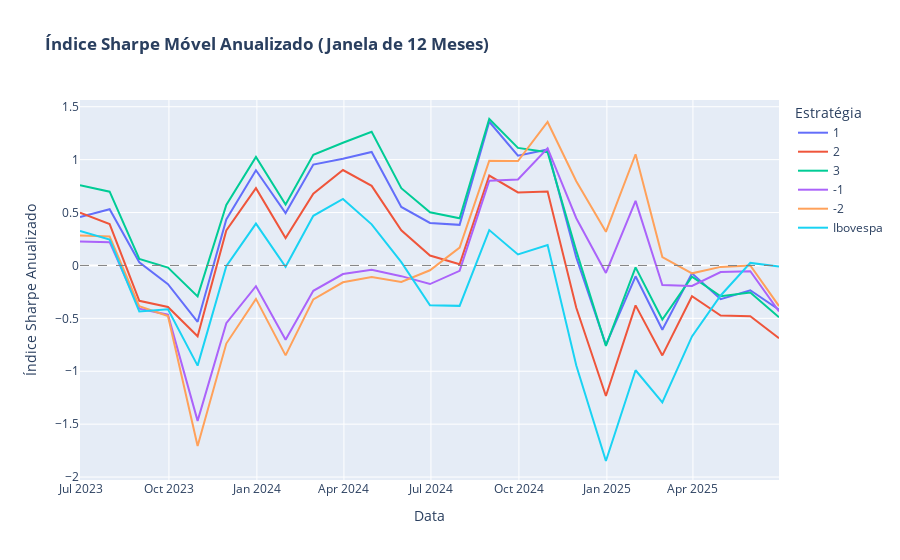

Here is the notebook cell this chart was saved with:
### Code cell
# --- 1. CÁLCULO DO SHARPE MÓVEL ---

# Define a janela de cálculo. 12 meses (1 ano) é um padrão comum.
janela_movel = 12

# Calcula a média móvel dos retornos
retornos_moveis = df_retornos.rolling(window=janela_movel).mean()

# Calcula o desvio padrão móvel (volatilidade) dos retornos
volatilidade_movel = df_retornos.rolling(window=janela_movel).std()

# Calcula o Sharpe Ratio Móvel e o anualiza para melhor interpretação
# (Multiplicamos pela raiz quadrada de 12 para anualizar)
sharpe_movel_anualizado = (retornos_moveis / volatilidade_movel) * np.sqrt(12)

# Remove os NaNs iniciais (os 11 primeiros meses não têm dados suficientes)
sharpe_movel_anualizado = sharpe_movel_anualizado.dropna()


# --- 2. PLOTAGEM DO GRÁFICO ---

print("\n--- Gráfico de Índice Sharpe Móvel (Janela de 12 Meses) ---")

fig = go.Figure()

# Adiciona uma linha para cada estratégia no DataFrame
for estrategia in sharpe_movel_anualizado.columns:
    fig.add_trace(go.Scatter(
        x=sharpe_movel_anualizado.index,    # Eixo X = Datas
        y=sharpe_movel_anualizado[estrategia], # Eixo Y = Valores do Sharpe
        mode='lines',
        name=estrategia
    ))

# Adiciona uma linha horizontal em y=0 para referência
fig.add_hline(y=0, line_width=1, line_dash="dash", line_color="grey")

fig.update_layout(
    title_text="<b>Índice Sharpe Móvel Anualizado (Janela de 12 Meses)</b>",
    yaxis_title="Índice Sharpe Anualizado",
    xaxis_title="Data",
    legend_title="Estratégia"
)

fig.show()
